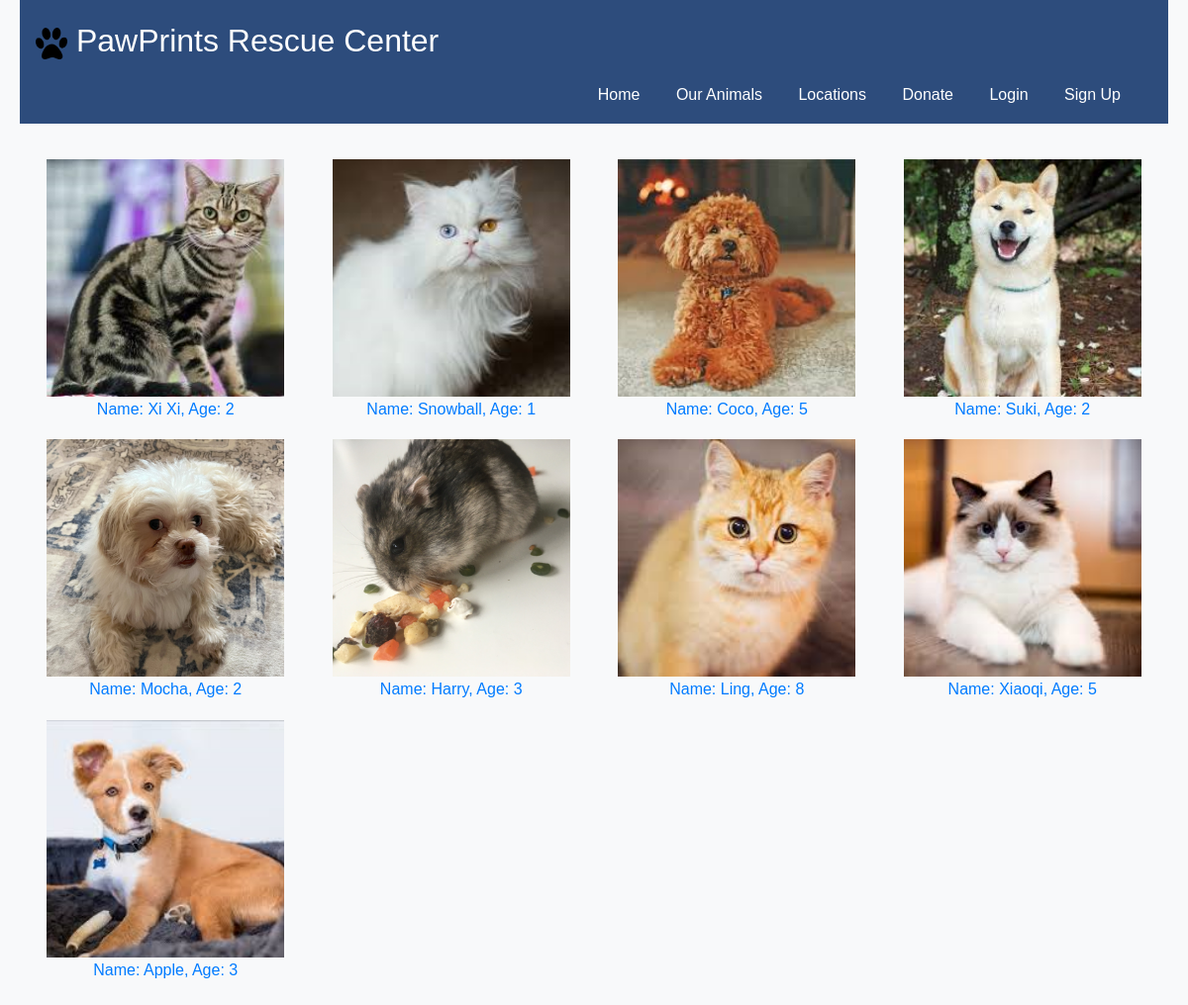
Before: /animals/ with the older database file.
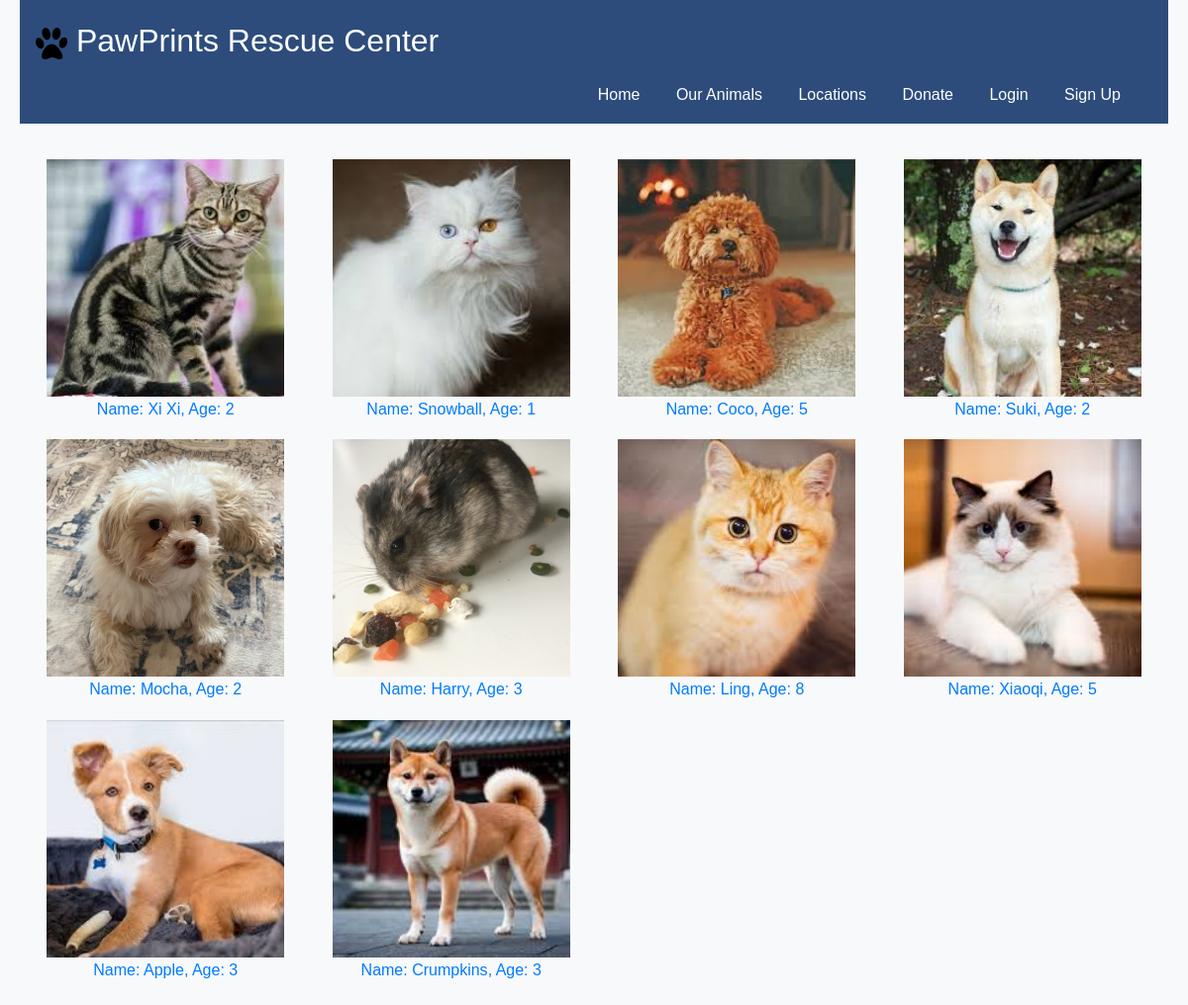
After: the same page with the newer database file.
### shelterapp/models.py (models this page shows, shortened)
class Animal(models.Model):
    animalID = models.AutoField(primary_key=True)
    name = models.CharField(max_length=100)
    species = models.CharField(max_length=100)
    breed = models.CharField(max_length=100)
    age = models.IntegerField()
    gender = models.CharField(max_length=10)
    dateOfArrival = models.DateField()
    adoptedOrNot = models.IntegerField()
    healthStatus = models.CharField(max_length=100)
    description = models.TextField()
    locationID = models.IntegerField()
    reasonForIntake = models.CharField(max_length=100)
    adoptionFee = models.IntegerField()

### shelterapp/views.py (the view)
# urls.py: path('animals/', views.view_animals, name='view_animals'),  # View list of animals
def view_animals(request):
    animals = Animal.objects.all()
    return render(request, 'view_animals.html', {'animals': animals})

### shelterapp/templates/view_animals.html (shortened to what this page needs)
<!DOCTYPE html>
<html lang="en">
<head>
    <link rel="stylesheet" href="https://cdn.jsdelivr.net/npm/bootstrap@5.3.2/dist/css/bootstrap.min.css">
    {% load static %}
    <link rel="stylesheet" href="{% static 'shelterapp/css/style.css' %}">
</head>
<body>
    <div id="header">
        <a href="{% url 'default_page' %}">
            <p id="title">
                <img src="{% static 'shelterapp/images/' %}pawprint.png" alt="pawprint" id="logo">
                PawPrints Rescue Center
            </p>
        </a>
        {% if user.is_authenticated %}
            <ul id="nav">
                <li><a href="{% url 'default_page' %}">Home</a></li>
                {% if user.is_staff %}
                    <li><a href="{% url 'staff_dashboard' %}">Dashboard</a></li>
                {% else %}
                    <li><a href="{% url 'adopter_dashboard' %}">Dashboard</a></li>
                {% endif %}
                <li><a href="{% url 'view_animals' %}">Our Animals</a></li>
                <li><a href="{% url 'view_shelters' %}">Locations</a></li>
                <li><a href="{% url 'submit_donation' %}">Donate</a></li>
                <li>
                    <form id="logout" method="POST" action="{% url 'user_logout' %}">
                        {% csrf_token %}
                        <button type="submit" class="btn btn-danger w-100">Sign Out</button>
                    </form>
                </li>
            </ul>
        {% else %}
            <ul id="nav">
                <li><a href="{% url 'default_page' %}">Home</a></li>
                <li><a href="{% url 'view_animals' %}">Our Animals</a></li>
                <li><a href="{% url 'view_shelters' %}">Locations</a></li>
                <li><a href="{% url 'submit_donation' %}">Donate</a></li>
                <li><a href="{% url 'adopter_login' %}">Login</a></li>
                <li><a href="{% url 'adopter_signup' %}">Sign Up</a></li>
            </ul>
        {% endif %}
    </div>
    <div id="content">
        <ul id="animal_gallery">
            {% for animal in animals %}
                <li>
                    <img src="{% static 'shelterapp/images/animals/' %}{{ animal.animalID }}.png" alt="{{ animal.name }}">
                    <br>
                    <a href="{% url 'animal_profile' animal.animalID %}">
                    Name: {{ animal.name }}, Age: {{ animal.age }}
                    </a>
                </li>
            {% empty %}
            <tr>
                <td colspan="11">No animals available.</td>
            </tr>
            {% endfor %}
        </ul>
    </div>
</body>
</html>

### shelter/static/shelterapp/css/style.css (style rules this page uses)
* { margin: 0; padding: 0; box-sizing: border-box; }
body { font-family: "Arial", sans-serif; line-height: 1.6; background-color: #f8f9fa; color: #333; padding: 0 20px; }
a { text-decoration: none; color: #007bff; }
#header { background-color: #2d4c7c; padding: 1em; position: relative; z-index: 1; }
#title { color: #fff; font-size: 2rem; }
#nav { text-align: right; margin: 0; }
#nav li { display: inline-block; padding-right: 2rem; }
#nav a { text-decoration: none; color: #ffffff; }
#logo { width: 2rem; height: 2rem; }
#animal_gallery { margin-top: 2vw; display: grid; grid-template-columns: repeat(4, 1fr); gap: 1.5vw; padding: 1vw; }
#animal_gallery li { list-style-type: none; text-align: center; }
#animal_gallery img { width: 20vw; }

Changed rows visible on the page:
added Animal: shows a picture, name "Crumpkins", age "3"
